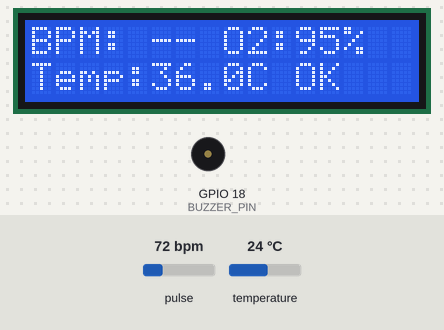
The sketch below on a simulated ESP32. On the bench: 16×2 character LCD, buzzer (waves = sounding, pin HIGH). Inputs (shaded band) come from the test bench; at power-on: temperature 24 °C, pulse 72 bpm. WiFi joins after 1.5 s; servers stay silent unless stated; uploads are accepted with an empty reply; what the sketch prints to the serial monitor is not drawn.

Above: at 4.8 s.
4.9 s: temperature set to 41 °C
At 6.6 s:
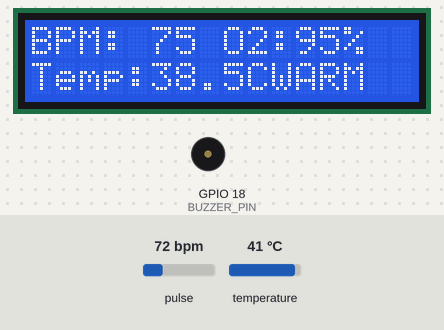
8.6 s: temperature set to 33 °C
At 10.0 s:
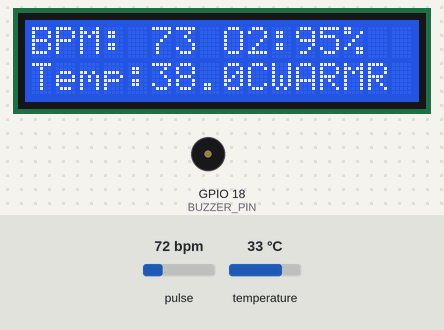
12.3 s: pulse set to 42 bpm
At 14.1 s:
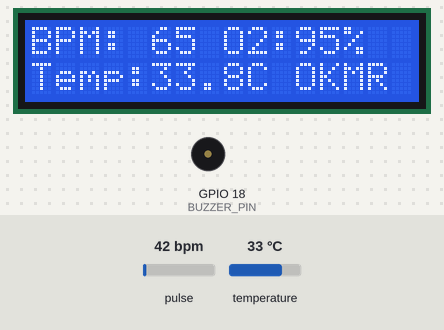
14.9 s: pulse set to 158 bpm
At 15.27 s:
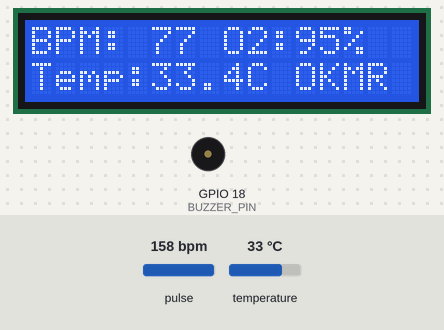
16.6 s: pulse set to 49 bpm
At 18.4 s:
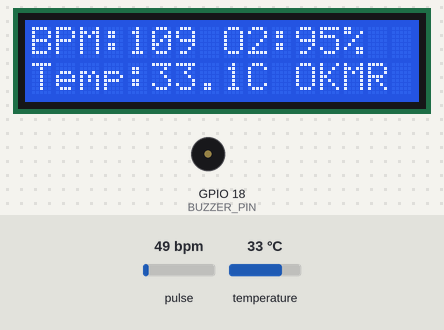
20.1 s: temperature set to 36 °C
At 22.1 s:
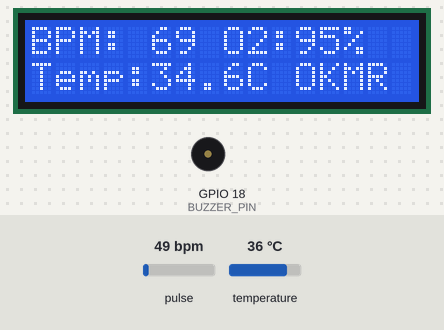
Timing chart, 0 to 23.6 s (numbered marks = the images above; inputs shaded):
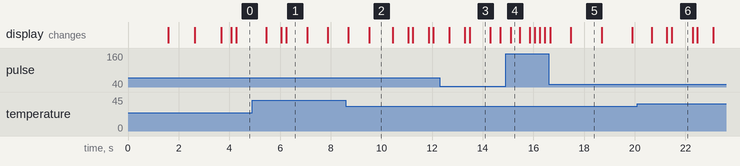

The sketch:

esp32_code.ino
```cpp
#include <Wire.h>
#include "MAX30105.h"
#include <OneWire.h>
#include <DallasTemperature.h>
#include <LiquidCrystal_I2C.h>
#include <WiFi.h>
#include <HTTPClient.h>

// ===== CONFIGURATION =====
const char* ssid = "ALHN-25AC";
const char* password = "NrjaTAafS8";
const char* serverUrl = "https://birapp.dpdns.org/api/v1/vitals/arduino";
const char* apiKey = "ESP32_Surveillance_2026";
const char* patientId = "6a2eb91a95f5963c254b2fff";
// =========================

#define BUZZER_PIN 18
#define ONE_WIRE_BUS 4

MAX30105 particleSensor;
OneWire oneWire(ONE_WIRE_BUS);
DallasTemperature sensors(&oneWire);
LiquidCrystal_I2C lcd(0x27, 16, 2);

// --- DS18B20 (Temperature) ---
unsigned long lastTempReq = 0;
bool waitingTemp = false;
float rawTemp = -127;
float bodyTemp = 0;
unsigned long lastValidTempTime = 0xFFFFF0;
#define TEMP_TIMEOUT 10000

// --- MAX30105 (BPM / SpO2) ---
bool sensorOK = true;
long irBaseline = 0;
int calibCount = 0;

#define PPG_BUFFER 100
long irBuffer[PPG_BUFFER];
long redBuffer[PPG_BUFFER];
int ppgIndex = 0;
int ppgCount = 0;
unsigned long lastBeat = 0;
float bpmFiltered = 0;
int spo2 = 0;
long irDC = 0;
bool inBeat = false;
bool spo2Valid = false;
bool fingerOn = false;

unsigned long lastSendTime = 0;
#define SEND_INTERVAL 5000
unsigned long lastLcdUpdate = 0;

void setup() {
  Serial.begin(115200);
  Wire.begin(21, 22);

  pinMode(BUZZER_PIN, OUTPUT);
  digitalWrite(BUZZER_PIN, LOW);

  lcd.init();
  lcd.backlight();
  lcd.setCursor(0, 0);
  lcd.print("Connecting WiFi");

  WiFi.begin(ssid, password);
  int attempts = 0;
  while (WiFi.status() != WL_CONNECTED && attempts < 10) {
    delay(500);
    Serial.print(".");
    attempts++;
  }

  lcd.setCursor(0, 1);
  if (WiFi.status() == WL_CONNECTED) {
    lcd.print("WiFi OK!       ");
    Serial.println("\nWiFi connected");
  } else {
    lcd.print("WiFi SKIP      ");
    Serial.println("\nWiFi skipped");
  }

  delay(1000);
  lcd.clear();

  sensorOK = particleSensor.begin(Wire, I2C_SPEED_STANDARD);
  if (!sensorOK) {
    lcd.print("MAX Error!");
    Serial.println("MAX30102 not found");
  } else {
    particleSensor.setup(0x4F, 4, 3, 100, 411, 16384);
  }

  sensors.begin();
  sensors.setWaitForConversion(false);

  lcd.clear();
  lcd.print("  System Ready  ");
  delay(1000);
  lcd.clear();
}

void readTemperature() {
  unsigned long now = millis();

  if (!waitingTemp) {
    sensors.requestTemperatures();
    lastTempReq = now;
    waitingTemp = true;
    return;
  }

  if (waitingTemp && (now - lastTempReq > 750)) {
    rawTemp = sensors.getTempCByIndex(0);
    waitingTemp = false;

    Serial.print("rawTemp="); Serial.println(rawTemp);

    if (rawTemp >= 30.0 && rawTemp < 42.0) {
      if (bodyTemp == 0) {
        bodyTemp = 36.0;
      } else {
        bodyTemp = bodyTemp * 0.7 + rawTemp * 0.3;
      }
      lastValidTempTime = millis();
      Serial.print("bodyTemp="); Serial.println(bodyTemp);
    }
  }
}

void readMax30105() {
  if (!sensorOK) return;

  unsigned long now = millis();
  long irValue = particleSensor.getIR();
  long redValue = particleSensor.getRed();

  if (calibCount < 20) {
    irBaseline += irValue;
    calibCount++;
    if (calibCount == 20) {
      irBaseline = irBaseline / 20;
      Serial.print("Baseline IR="); Serial.println(irBaseline);
    }
  }

  bool fingerNow = (irValue > irBaseline + 3000 || irValue > 20000);

  if (!fingerNow) {
    if (fingerOn) {
      fingerOn = false;
      ppgCount = 0;
      ppgIndex = 0;
      bpmFiltered = 0;
      lastBeat = 0;
      spo2Valid = false;
      spo2 = 0;
    }
    return;
  }

  if (!fingerOn) {
    fingerOn = true;
    ppgCount = 0;
    ppgIndex = 0;
    bpmFiltered = 0;
    lastBeat = 0;
    spo2Valid = false;
    spo2 = 0;
    bodyTemp = 36.0;
    lastValidTempTime = millis();
    lcd.clear();
  }

  irBuffer[ppgIndex] = irValue;
  redBuffer[ppgIndex] = redValue;
  ppgIndex = (ppgIndex + 1) % PPG_BUFFER;
  if (ppgCount < PPG_BUFFER) ppgCount++;

  if (ppgCount >= 25) {
    long minIR = 999999, maxIR = 0, minRED = 999999, maxRED = 0;
    long sumIR = 0, sumRED = 0;
    int start = (ppgIndex - ppgCount + PPG_BUFFER) % PPG_BUFFER;

    for (int i = 0; i < ppgCount; i++) {
      int idx = (start + i) % PPG_BUFFER;
      sumIR += irBuffer[idx];
      sumRED += redBuffer[idx];
      if (irBuffer[idx] < minIR) minIR = irBuffer[idx];
      if (irBuffer[idx] > maxIR) maxIR = irBuffer[idx];
      if (redBuffer[idx] < minRED) minRED = redBuffer[idx];
      if (redBuffer[idx] > maxRED) maxRED = redBuffer[idx];
    }

    long acIR = maxIR - minIR;
    long acRED = maxRED - minRED;
    float dcIR = sumIR / ppgCount;
    float dcRED = sumRED / ppgCount;

    if (acIR > 50 && dcIR > 0 && dcRED > 0) {
      float ratio = (acRED / dcRED) / (acIR / dcIR);
      int spo2Raw = 110 - 25 * ratio;
      if (spo2Raw >= 85 && spo2Raw <= 100) {
        spo2 = (spo2 == 0) ? spo2Raw : spo2 * 0.4 + spo2Raw * 0.6;
        spo2Valid = true;
        Serial.print("SpO2="); Serial.println(spo2);
      }
    }
  }

  irDC = (irDC * 85 + irValue * 15) / 100;
  long irAC = irDC - irValue;
  if (!inBeat) {
    if (irAC > 40 && lastBeat > 0 && now - lastBeat > 200) {
      inBeat = true;
      long delta = now - lastBeat;
      if (delta > 300 && delta < 2000) {
        float instantBPM = 60000.0 / delta;
        if (instantBPM > 35 && instantBPM < 220) {
          bpmFiltered = (bpmFiltered == 0) ? instantBPM : bpmFiltered * 0.7 + instantBPM * 0.3;
        }
      }
      lastBeat = now;
    } else if (irAC > 40 && lastBeat == 0) {
      lastBeat = now;
    }
  } else if (irAC < 5) {
    inBeat = false;
  }
}

void updateLCD() {
  unsigned long now = millis();
  if (now - lastLcdUpdate < 200) return;
  lastLcdUpdate = now;

  bool tempActive = (millis() - lastValidTempTime < TEMP_TIMEOUT);

  lcd.setCursor(0, 0);
  if (fingerOn) {
    lcd.print("BPM:");
    if (bpmFiltered > 35) {
      if (bpmFiltered < 100) lcd.print(" ");
      lcd.print((int)bpmFiltered);
    } else {
      lcd.print(" --");
    }
    lcd.print(" O2:");
    if (spo2Valid) {
      lcd.print(spo2);
      lcd.print("%");
    } else {
      lcd.print("--%");
    }
  } else {
    lcd.print("Finger MAX...   ");
  }

  lcd.setCursor(0, 1);
  lcd.print("Temp:");
  if (tempActive) {
    lcd.print(bodyTemp, 1);
    lcd.print("C");
    if (bodyTemp >= 39.0) lcd.print("FEVER");
    else if (bodyTemp >= 37.8) lcd.print("WARM");
    else lcd.print(" OK");
  } else {
    lcd.print(" --C  OK");
  }
}

void sendToServer() {
  unsigned long now = millis();
  if (!fingerOn || !spo2Valid || bpmFiltered <= 40) return;
  if (now - lastSendTime < SEND_INTERVAL) return;
  lastSendTime = now;

  if (WiFi.status() != WL_CONNECTED) return;

  HTTPClient http;
  http.begin(serverUrl);
  http.addHeader("Content-Type", "application/json");
  http.addHeader("x-api-key", apiKey);

  bool tempActive = (millis() - lastValidTempTime < TEMP_TIMEOUT);
  float sendTemp = tempActive ? bodyTemp : 36.5;

  String jsonPayload = "{";
  jsonPayload += "\"patientId\":\"" + String(patientId) + "\",";
  jsonPayload += "\"heartRate\":" + String((int)bpmFiltered) + ",";
  jsonPayload += "\"oxygenLevel\":" + String(spo2) + ",";
  jsonPayload += "\"temperature\":" + String(sendTemp, 1);
  jsonPayload += "}";

  Serial.print("Sending: "); Serial.println(jsonPayload);

  int httpResponseCode = http.POST(jsonPayload);
  Serial.print("HTTP Response: ");
  Serial.println(httpResponseCode);
  http.end();
}

void loop() {
  if (WiFi.status() != WL_CONNECTED) {
    static unsigned long lastWifiAttempt = 0;
    unsigned long now = millis();
    if (now - lastWifiAttempt > 10000) {
      lastWifiAttempt = now;
      WiFi.disconnect();
      WiFi.begin(ssid, password);
    }
  }

  readTemperature();
  readMax30105();
  updateLCD();
  sendToServer();
}
```

Measured:
- after the input at 8.6 s, the display: first differs from a run without the input after 0.91 s (image 2)
- what the display in image 1 shows lasts 0.8 s, from 6.3 s to 7.1 s
- what the display in image 2 shows lasts 1.0 s, from 9.5 s to 10.5 s
- what the display in image 5 shows lasts 1.2 s, from 17.5 s to 18.7 s
